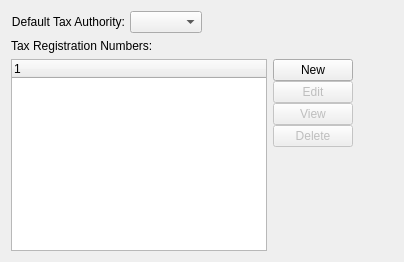
       <widget class="QWidget" name="tax" >
        <attribute name="title" >
         <string>Tax</string>
        </attribute>
        <layout class="QGridLayout" >
         <item row="0" column="0" >
          <layout class="QHBoxLayout" >
           <property name="spacing" >
            <number>5</number>
           </property>
           <item>
            <widget class="QLabel" name="_taxauthLit" >
             <property name="text" >
              <string>Default Tax Authority:</string>
             </property>
             <property name="alignment" >
              <set>Qt::AlignRight|Qt::AlignTrailing|Qt::AlignVCenter</set>
             </property>
            </widget>
           </item>
           <item>
            <widget class="XComboBox" name="_taxauth" >
             <property name="allowNull" >
              <bool>true</bool>
             </property>
             <property name="type" >
              <enum>XComboBox::TaxAuths</enum>
             </property>
            </widget>
           </item>
           <item>
            <spacer>
             <property name="orientation" >
              <enum>Qt::Horizontal</enum>
             </property>
             <property name="sizeHint" >
              <size>
               <width>40</width>
               <height>20</height>
              </size>
             </property>
            </spacer>
           </item>
          </layout>
         </item>
         <item row="1" column="0" >
          <layout class="QHBoxLayout" >
           <item>
            <layout class="QVBoxLayout" >
             <item>
              <widget class="QLabel" name="_taxregLit" >
               <property name="text" >
                <string>Tax Registration Numbers:</string>
               </property>
              </widget>
             </item>
             <item>
              <layout class="QHBoxLayout" >
               <item>
                <widget class="XTreeWidget" name="_taxreg" />
               </item>
               <item>
                <layout class="QVBoxLayout" >
                 <property name="spacing" >
                  <number>0</number>
                 </property>
                 <item>
                  <widget class="QPushButton" name="_newTaxreg" >
                   <property name="text" >
                    <string>New</string>
                   </property>
                  </widget>
                 </item>
                 <item>
                  <widget class="QPushButton" name="_editTaxreg" >
                   <property name="enabled" >
                    <bool>false</bool>
                   </property>
                   <property name="text" >
                    <string>Edit</string>
                   </property>
                  </widget>
                 </item>
                 <item>
                  <widget class="QPushButton" name="_viewTaxreg" >
                   <property name="enabled" >
                    <bool>false</bool>
                   </property>
                   <property name="text" >
                    <string>View</string>
                   </property>
                  </widget>
                 </item>
                 <item>
                  <widget class="QPushButton" name="_deleteTaxreg" >
                   <property name="enabled" >
                    <bool>false</bool>
                   </property>
                   <property name="text" >
                    <string>Delete</string>
                   </property>
                  </widget>
                 </item>
                 <item>
                  <spacer>
                   <property name="orientation" >
                    <enum>Qt::Vertical</enum>
                   </property>
                   <property name="sizeHint" >
                    <size>
                     <width>20</width>
                     <height>40</height>
                    </size>
                   </property>
                  </spacer>
                 </item>
                </layout>
               </item>
              </layout>
             </item>
            </layout>
           </item>
           <item>
            <spacer>
             <property name="orientation" >
              <enum>Qt::Horizontal</enum>
             </property>
             <property name="sizeHint" >
              <size>
               <width>40</width>
               <height>20</height>
              </size>
             </property>
            </spacer>
           </item>
          </layout>
         </item>
        </layout>
       </widget>
